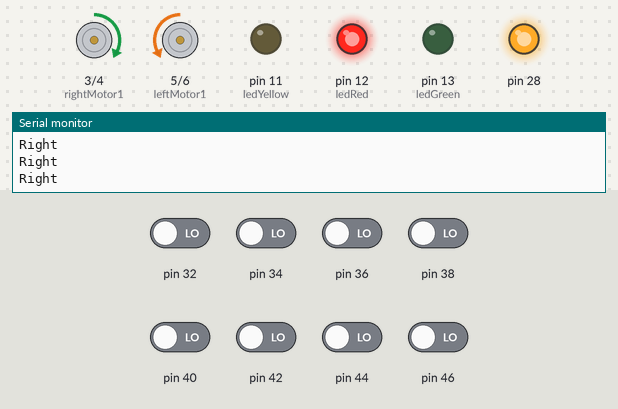
Bench run of a sketch on a simulated Arduino Mega 2560, built with avr-gcc and run on an emulated ATmega2560. On the bench: motor-driver pin pairs drawn as motors (green arrow = first pin HIGH = forward, orange = second pin HIGH = backward, longer = more drive, scaled by the enable pin), output pins drawn as LEDs (lit = HIGH), the last lines printed to the serial monitor. The inputs (shaded band) are chosen by the test bench; at power-on: pin 32, pin 34, pin 36, pin 38, pin 40, pin 42, pin 44, pin 46 LOW.

Above: at 7.9 s.
8.0 s: pin 38 driven HIGH
At 8.3 s:
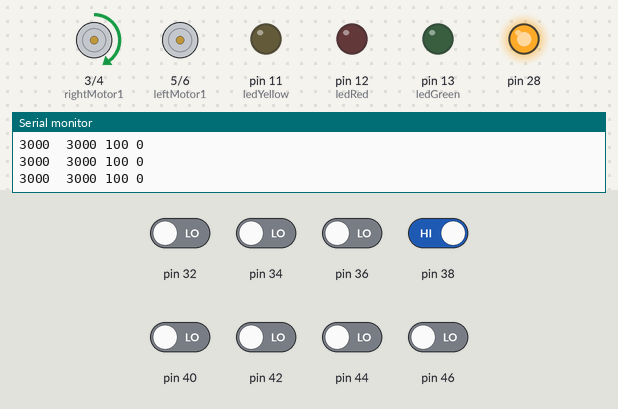
9.5 s: pin 34 driven HIGH
At 10.0 s:
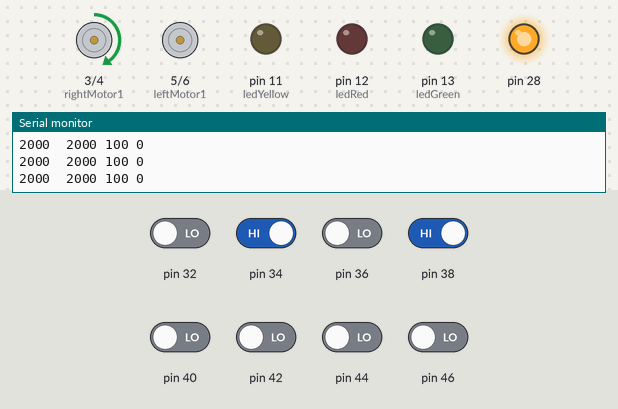
11.0 s: pin 32 driven HIGH and pin 38 driven LOW
14.0 s: pin 34 driven LOW
At 14.5 s:
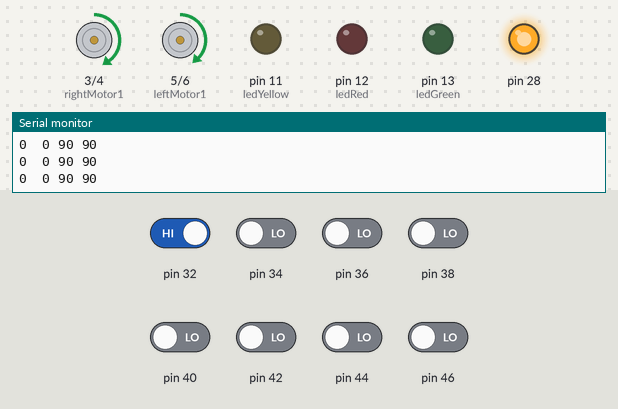
15.5 s: pin 36 driven HIGH
At 16.0 s:
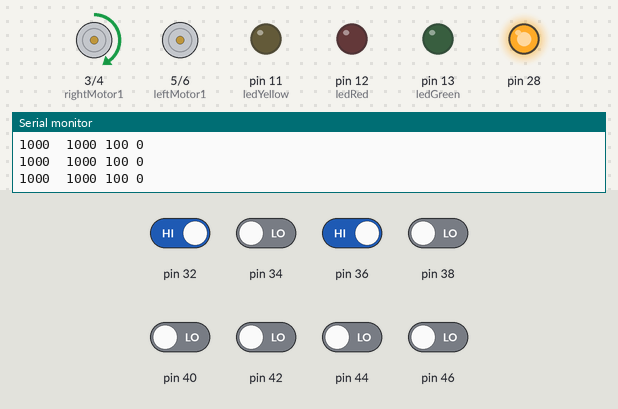
18.5 s: pin 36 driven LOW
At 18.9 s:
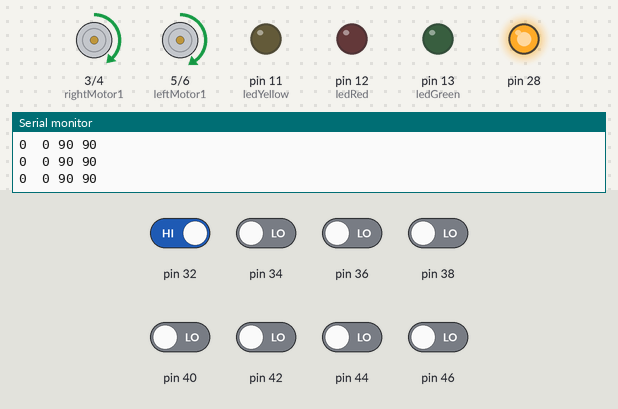
Timing chart, 0 to 21.0 s (numbered marks = the images above; inputs shaded):
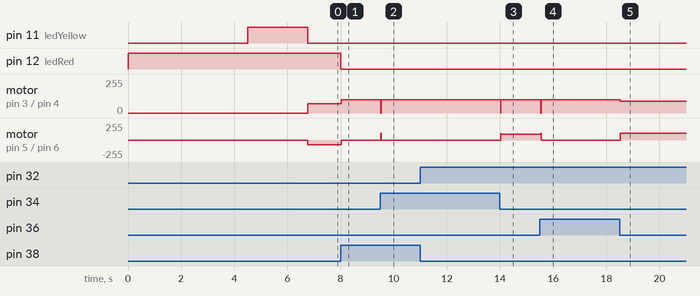

Measured:
- after the input at 8.0 s, pin 12 (ledRed): HIGH → LOW at once; motor on pin 3 (rightMotor1) / pin 4 (rightMotor2): forward 70/255 → forward 100/255 at once; motor on pin 5 (leftMotor1) / pin 6 (leftMotor2): backward 70/255 → stopped at once
- after the input at 9.5 s, motor on pin 3 (rightMotor1) / pin 4 (rightMotor2): forward 100/255 → stopped at once, → forward 100/255 0.02 s later; motor on pin 5 (leftMotor1) / pin 6 (leftMotor2): stopped → forward 100/255 at once, → stopped 0.02 s later
- after the input at 14.0 s, motor on pin 3 (rightMotor1) / pin 4 (rightMotor2): forward 100/255 → stopped at once, → forward 100/255 0.01 s later; motor on pin 5 (leftMotor1) / pin 6 (leftMotor2): stopped → forward 90/255 at once
- after the input at 15.5 s, motor on pin 3 (rightMotor1) / pin 4 (rightMotor2): forward 100/255 → stopped at once, → forward 100/255 0.02 s later; motor on pin 5 (leftMotor1) / pin 6 (leftMotor2): forward 90/255 → stopped at once
- after the input at 18.5 s, motor on pin 3 (rightMotor1) / pin 4 (rightMotor2): forward 100/255 → forward 90/255 at once; motor on pin 5 (leftMotor1) / pin 6 (leftMotor2): stopped → forward 100/255 at once

The sketch:

small_bot.ino
```cpp
#include <QTRSensors.h>
#define P 4
#define D 40
#define I 2
#define Kp 20
#define Ki 1000// experiment to determine this, start by something small that just makes your bot follow the line at a slow speed
#define Kd 3/2 // experiment to determine this, slowly increase the speeds and adjust this value. ( Note: Kp < Kd)
int rightMaxSpeed=150 ; // max speed of the robot
int leftMaxSpeed =150; // max speed of the robot
int rightBaseSpeed= 130; // this is the speed at which the motors should spin when the robot is perfectly on the line
int leftBaseSpeed =140;//this is the speed at which the motors should spin when the robot is perfectly on the line
int rightMaxSpeed_loop=100;
int leftMaxSpeed_loop=100;
int rightBaseSpeed_loop=90;
int leftBaseSpeed_loop=90;
#define reverse_speed 100
#define trigPin 8
#define echoPin 9
#define NUM_SENSORS  8     // number of sensors used
#define TIMEOUT 2500  // waits for 2500 us for sensor outputs to go low
#define EMITTER_PIN 30     // emitter is controlled by digital pin 2
#define DEBUG 0
#define rightMotor1 3
#define rightMotor2 4
#define rightMotorPWM 7
#define leftMotor1 5
#define leftMotor2 6
#define leftMotorPWM 2
#define ledRed 12
#define ledYellow 11
#define ledGreen 13
int  setPoint=0;
#define Debug 0

QTRSensorsRC qtrrc((unsigned char[]) {  32,34, 36, 38,40, 42,44, 46 } ,NUM_SENSORS, TIMEOUT, EMITTER_PIN); // sensor connected through analog pins A0 - A5 i.e. digital pins 14-19

unsigned int sensorValues[NUM_SENSORS];
unsigned int sensors[NUM_SENSORS];
void setup()
{
Serial.begin(9600);
  pinMode(ledYellow,OUTPUT);
  pinMode(rightMotor1, OUTPUT);
  pinMode(rightMotor2, OUTPUT);
  pinMode(rightMotorPWM, OUTPUT);
  pinMode(leftMotor1, OUTPUT);
  pinMode(leftMotor2, OUTPUT);
  pinMode(leftMotorPWM, OUTPUT);
  pinMode(ledRed,OUTPUT);
  pinMode(ledGreen,OUTPUT);
  pinMode(28,OUTPUT);
  digitalWrite(28,HIGH);

 // digitalWrite(ledRed,LOW);
  //digitalWrite(ledGreen,LOW);
  digitalWrite(ledYellow,LOW);
  //delay(500);
 digitalWrite(ledRed,HIGH);
  manual_calibration();
  digitalWrite(ledYellow,HIGH);
 set_point();
  digitalWrite(ledYellow,LOW);


 }
 //Globall variable ;
int blackValue = 800;
boolean lff;
boolean rff;
boolean rf;
boolean lf;
boolean rn;
boolean ln;
boolean lc;
boolean rc;
boolean rfff;
boolean lfff;
int lastError = 0;
boolean wall;

void loop(){

    readSensor();
     if(!lff&&!lc&&!rc&&!rff){
       u_turn();
       }
    else{
        pid_control_loop();
    }


  digitalWrite(ledRed,LOW);
  digitalWrite(ledGreen,LOW);
  digitalWrite(ledYellow,LOW);
}

void turn_left(){

    while(!(!lff&&!lf&&rf&&!rff&&(rn||rc))){
        digitalWrite(rightMotor1, LOW);
        digitalWrite(rightMotor2, HIGH);
        analogWrite(rightMotorPWM,100);
        digitalWrite(leftMotor1, HIGH);
        digitalWrite(leftMotor2, LOW);
        analogWrite(leftMotorPWM,100);
        readSensor();
         Serial.println("Left");
    }
}

void u_turn(){
   while(!(!lff&&!rff&&(ln||lc||lf))){
        digitalWrite(rightMotor1,HIGH);
        digitalWrite(rightMotor2, LOW);
        analogWrite(rightMotorPWM,70);
        digitalWrite(leftMotor1, LOW);
        digitalWrite(leftMotor2,HIGH);
        analogWrite(leftMotorPWM,70);
        Serial.println("Right");
        readSensor();
   }
}

void turn(){

  if((lff)&&(lc||rc||rn||ln||lf||rf)){
  straight_slight_turns();
     //sharp_turn_left();
      //Serial.print("turning Left");
      }else if((rff)&&(lc||rc||rn||ln||lf||rf)){
       straight_slight_turns();
       //sharp_turn_right();
       // Serial.print("Turning Right");
      }else
          pid_control_loop();
}


  void sonar_PID_control() {

  int position = Map(); // get calibrated readings along with the line position, refer to the QTR Sensors Arduino Library for more details on line position.
  Serial.print(position);
  Serial.print("  ");
  int error = position - setPoint;
  Serial.print(error);
  Serial.print(" ");

  int integral = 0;
  integral = integral + error;

  int motorSpeed = error / Kp + (error - lastError) / Kd + (integral) / Ki;
  lastError = error;

  int rightMotorSpeed = rightBaseSpeed + motorSpeed;
  int leftMotorSpeed = leftBaseSpeed - motorSpeed;

  if (rightMotorSpeed > rightMaxSpeed ) rightMotorSpeed = rightMaxSpeed; // prevent the motor from going beyond max speed
  if (leftMotorSpeed > leftMaxSpeed ) leftMotorSpeed = leftMaxSpeed; // prevent the motor from going beyond max speed
  if (rightMotorSpeed < 0) rightMotorSpeed = 0; // keep the motor speed positive
  if (leftMotorSpeed < 0) leftMotorSpeed = 0; // keep the motor speed positive

  {
    // move forward with appropriate speeds
    digitalWrite(rightMotor1, HIGH);
    digitalWrite(rightMotor2, LOW);
    Serial.print(rightMotorSpeed);

    Serial.print(" ");
    Serial.print(leftMotorSpeed);
    Serial.println();
    analogWrite(rightMotorPWM, rightMotorSpeed);
    digitalWrite(leftMotor1, HIGH);
    digitalWrite(leftMotor2, LOW);
    analogWrite(leftMotorPWM, leftMotorSpeed);
  }


}


 void PID_control(){

   int position = qtrrc.readLine(sensors); // get calibrated readings along with the line position, refer to the QTR Sensors Arduino Library for more details on line position.
  Serial.print(position);
  Serial.print("  ");
  int error = position - setPoint;
  Serial.print(error);
  Serial.print(" ");

  int integral=0;
  integral=integral+error;

  int motorSpeed = error/Kp +(error - lastError)/Kd+(integral)/Ki;
  lastError = error;

  int rightMotorSpeed = rightBaseSpeed + motorSpeed;
  int leftMotorSpeed = leftBaseSpeed - motorSpeed;

    if (rightMotorSpeed > rightMaxSpeed ) rightMotorSpeed = rightMaxSpeed; // prevent the motor from going beyond max speed
  if (leftMotorSpeed > leftMaxSpeed ) leftMotorSpeed = leftMaxSpeed; // prevent the motor from going beyond max speed
  if (rightMotorSpeed < 0) rightMotorSpeed = 0; // keep the motor speed positive
  if (leftMotorSpeed < 0) leftMotorSpeed = 0; // keep the motor speed positive

   {
// move forward with appropriate speeds
  digitalWrite(rightMotor1, HIGH);
  digitalWrite(rightMotor2, LOW);
  Serial.print(rightMotorSpeed);

  Serial.print(" ");
  Serial.print(leftMotorSpeed);
  Serial.println();
  analogWrite(rightMotorPWM, rightMotorSpeed);
  digitalWrite(leftMotor1, HIGH);
  digitalWrite(leftMotor2, LOW);
  analogWrite(leftMotorPWM, leftMotorSpeed);
}


}
void pid_control_loop(){


   int position = qtrrc.readLine(sensors); // get calibrated readings along with the line position, refer to the QTR Sensors Arduino Library for more details on line position.
  Serial.print(position);
  Serial.print("  ");
  int error = position - setPoint;
  Serial.print(error);
  Serial.print(" ");

  int integral=0;
  integral=integral+error;

  int motorSpeed = error*P+(error - lastError)*D+(integral)*I;
  lastError = error;

  int rightMotorSpeed = rightBaseSpeed_loop + motorSpeed;
  int leftMotorSpeed = leftBaseSpeed_loop - motorSpeed;

    if (rightMotorSpeed > rightMaxSpeed_loop ) rightMotorSpeed = rightMaxSpeed_loop; // prevent the motor from going beyond max speed
  if (leftMotorSpeed > leftMaxSpeed_loop ) leftMotorSpeed = leftMaxSpeed_loop; // prevent the motor from going beyond max speed
  if (rightMotorSpeed < 0) rightMotorSpeed = 0; // keep the motor speed positive
  if (leftMotorSpeed < 0) leftMotorSpeed = 0; // keep the motor speed positive

   {
// move forward with appropriate speeds
  digitalWrite(rightMotor1, HIGH);
  digitalWrite(rightMotor2, LOW);
  Serial.print(rightMotorSpeed);

  Serial.print(" ");
  Serial.print(leftMotorSpeed);
  Serial.println();
  analogWrite(rightMotorPWM, rightMotorSpeed);
  digitalWrite(leftMotor1, HIGH);
  digitalWrite(leftMotor2, LOW);
  analogWrite(leftMotorPWM, leftMotorSpeed);
}


}


void set_point(){
  for(int i=0;i<100;i++)
  {
    setPoint= qtrrc.readLine(sensors);
    delay(20);
  }

}


void straight_slight_turns(){

  if(!lc||!rc){
    digitalWrite(ledRed,HIGH);
    pid_control_loop();
   }
      else{
   digitalWrite(ledGreen,HIGH);
   PID_control();
      }


}


void reverse() {
  Serial.println("reverse");
  while (!(lff || rff)) {

    digitalWrite(rightMotor1, LOW);
    digitalWrite(rightMotor2, HIGH);
    analogWrite(rightMotorPWM, reverse_speed);
    digitalWrite(leftMotor1, LOW);
    digitalWrite(leftMotor2, HIGH);
    analogWrite(leftMotorPWM, reverse_speed);
    readSensor();
  }
  Stop();
  delay(500);
  if (rfff) {
    sharp_turn_left();

  } else if (rfff)
    sharp_turn_right();
}


void manual_calibration() {

int i;
for (i = 0; i < 100; i++)
{
qtrrc.calibrate(QTR_EMITTERS_ON);
delay(20);
}

if (DEBUG) {
Serial.begin(9600);
for (int i = 0; i < NUM_SENSORS; i++)
{
Serial.print(qtrrc.calibratedMinimumOn[i]);
Serial.print(' ');
}
Serial.println();

for (int i = 0; i < NUM_SENSORS; i++)
{
Serial.print(qtrrc.calibratedMaximumOn[i]);
Serial.print(' ');
}
Serial.println();
Serial.println();
}
}


void Stop() {


  digitalWrite(rightMotor1, HIGH);
  digitalWrite(rightMotor2, LOW);
  analogWrite(rightMotorPWM, 0);
  digitalWrite(leftMotor1, HIGH);
  digitalWrite(leftMotor2, LOW);
  analogWrite(leftMotorPWM, 0);

}


 void sharp_turn_right() {

  int position = qtrrc.readLine(sensors); // get calibrated readings along with the line position, refer to the QTR Sensors Arduino Library for more details on line position.
  Serial.print(position);
  boolean tc = position == setPoint;
  while (!(!lff && !rff && (lf || ln || lc || tc))) {
    digitalWrite(rightMotor1, HIGH);
    digitalWrite(rightMotor2, LOW);
    analogWrite(rightMotorPWM, 0);
    digitalWrite(leftMotor1, HIGH);
    digitalWrite(leftMotor2, LOW);
    analogWrite(leftMotorPWM, 150);
    Serial.println("Right");
    position = qtrrc.readLine(sensors);
    tc = position == setPoint;
    readSensor();
  }
}


void sharp_turn_left() {

  int position = qtrrc.readLine(sensors); // get calibrated readings along with the line position, refer to the QTR Sensors Arduino Library for more details on line position.
  Serial.print(position);
  boolean tc = position == setPoint;
  while (!(!lff && !rff && (rf || rn || rc || tc))) {
    digitalWrite(rightMotor1, HIGH);
    digitalWrite(rightMotor2, LOW);
    analogWrite(rightMotorPWM, 150);
    digitalWrite(leftMotor1, HIGH);
    digitalWrite(leftMotor2, LOW);
    analogWrite(leftMotorPWM, 0);
    readSensor();
    position = qtrrc.readLine(sensors);
    tc = position == setPoint;
    Serial.println("Left");

  }


}


int get_distance() {

  long duration, distance;
  digitalWrite(trigPin, LOW);
  delayMicroseconds(2);
  digitalWrite(trigPin, HIGH);
  delayMicroseconds(10);
  digitalWrite(trigPin, LOW);
  duration = pulseIn(echoPin, HIGH);
  distance = (duration / 2) / 29.1;

  if (Debug) {
    Serial.println(" distance is" );
    delay(200);
    Serial.println(distance);
    delay(1000);
  }
  return distance;
}
int Map() {

  int distance = get_distance();

  int  position = distance * (setPoint / 15);
  return position;

}


void readSensor(){

   qtrrc.read(sensorValues);
  if(Debug){
   for (unsigned char i = 0; i < NUM_SENSORS; i++)
  {
    Serial.print(sensorValues[i]);
    Serial.print('\t'); // tab to format the raw data into columns in the Serial monitor
  }
  delay(250);

  Serial.println();

  }

  lff=sensorValues[0]>=blackValue;
  lf=sensorValues[1]>=blackValue;
  ln=sensorValues[2]>=blackValue;
  lc=sensorValues[3]>=blackValue;
  rc=sensorValues[4]>=blackValue;
  rn=sensorValues[5]>=blackValue;
  rf=sensorValues[6]>=blackValue;
  rff=sensorValues[7]>=blackValue;


if(Debug)  {

     Serial.print(lfff);
    Serial.print('\t');
    Serial.print(lff);
    Serial.print('\t'); // tab to format the raw data into columns in the Serial monitor
    Serial.print(lf);
    Serial.print('\t');
    Serial.print(ln);
    Serial.print('\t');
    Serial.print(lc);
    Serial.print('\t');
    Serial.print(rc);
    Serial.print('\t');
    Serial.print(rn);
    Serial.print('\t');
    Serial.print(rf);
    Serial.print('\t');
    Serial.print(rff);
    Serial.print('\t');
    Serial.print(lfff);

 Serial.println();
 delay(250);
}
}
```
